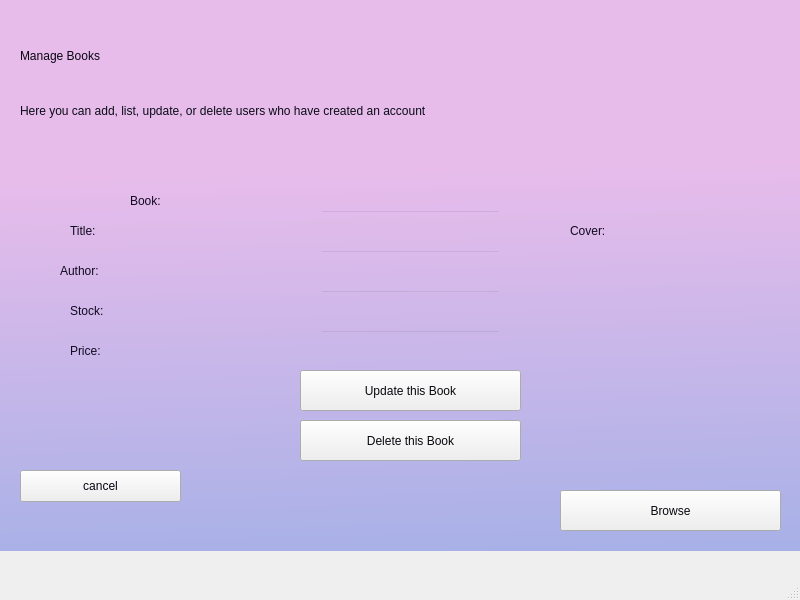
<?xml version="1.0" encoding="UTF-8"?>
<ui version="4.0">
 <class>MainWindow</class>
 <widget class="QMainWindow" name="MainWindow">
  <property name="geometry">
   <rect>
    <x>0</x>
    <y>0</y>
    <width>800</width>
    <height>600</height>
   </rect>
  </property>
  <property name="windowTitle">
   <string>MainWindow</string>
  </property>
  <widget class="QWidget" name="centralwidget">
   <widget class="QWidget" name="backgroundWid" native="true">
    <property name="geometry">
     <rect>
      <x>0</x>
      <y>0</y>
      <width>801</width>
      <height>551</height>
     </rect>
    </property>
    <property name="styleSheet">
     <string notr="true">QWidget#backgroundWid{
background-color:qlineargradient(spread:pad, x1:0.526892, y1:1, x2:0.493, y2:0, stop:0 rgba(168, 177, 231, 255), stop:0.689655 rgba(231, 188, 235, 255))}
</string>
    </property>
    <widget class="QLabel" name="label">
     <property name="geometry">
      <rect>
       <x>20</x>
       <y>20</y>
       <width>351</width>
       <height>71</height>
      </rect>
     </property>
     <property name="styleSheet">
      <string notr="true">font: 48pt &quot;Avenir Next&quot;;color: rgb(255, 255, 255);
color: rgb(10, 6, 17);</string>
     </property>
     <property name="text">
      <string>Manage Books</string>
     </property>
    </widget>
    <widget class="QLabel" name="label_2">
     <property name="geometry">
      <rect>
       <x>20</x>
       <y>90</y>
       <width>711</width>
       <height>41</height>
      </rect>
     </property>
     <property name="styleSheet">
      <string notr="true">color:rgb(10, 12, 23);
font: 23pt &quot;Hoefler Text&quot;;</string>
     </property>
     <property name="text">
      <string>Here you can add, list, update, or delete users who have created an account</string>
     </property>
    </widget>
    <widget class="QPushButton" name="update_btn">
     <property name="geometry">
      <rect>
       <x>300</x>
       <y>370</y>
       <width>221</width>
       <height>41</height>
      </rect>
     </property>
     <property name="styleSheet">
      <string notr="true">color: rgb(8, 9, 14);
font: 24pt &quot;Georgia&quot;;</string>
     </property>
     <property name="text">
      <string>Update this Book</string>
     </property>
    </widget>
    <widget class="QPushButton" name="delete_btn">
     <property name="geometry">
      <rect>
       <x>300</x>
       <y>420</y>
       <width>221</width>
       <height>41</height>
      </rect>
     </property>
     <property name="styleSheet">
      <string notr="true">color: rgb(8, 9, 14);
font: 24pt &quot;Georgia&quot;;</string>
     </property>
     <property name="text">
      <string>Delete this Book</string>
     </property>
    </widget>
    <widget class="QLabel" name="titleDisp">
     <property name="geometry">
      <rect>
       <x>130</x>
       <y>220</y>
       <width>171</width>
       <height>21</height>
      </rect>
     </property>
     <property name="styleSheet">
      <string notr="true">color:rgb(16, 10, 32);
font: 16pt &quot;Charter&quot;;</string>
     </property>
     <property name="text">
      <string/>
     </property>
    </widget>
    <widget class="QLineEdit" name="titleLe">
     <property name="geometry">
      <rect>
       <x>320</x>
       <y>210</y>
       <width>181</width>
       <height>31</height>
      </rect>
     </property>
     <property name="styleSheet">
      <string notr="true">background-color:rgba(0,0,0,0)</string>
     </property>
    </widget>
    <widget class="QLineEdit" name="authorLe">
     <property name="geometry">
      <rect>
       <x>320</x>
       <y>250</y>
       <width>181</width>
       <height>31</height>
      </rect>
     </property>
     <property name="styleSheet">
      <string notr="true">background-color:rgba(0,0,0,0)</string>
     </property>
    </widget>
    <widget class="QLabel" name="authorDisp">
     <property name="geometry">
      <rect>
       <x>130</x>
       <y>260</y>
       <width>181</width>
       <height>21</height>
      </rect>
     </property>
     <property name="styleSheet">
      <string notr="true">color:rgb(16, 10, 32);
font: 16pt &quot;Charter&quot;;</string>
     </property>
     <property name="text">
      <string/>
     </property>
    </widget>
    <widget class="QPushButton" name="cancel_btn">
     <property name="geometry">
      <rect>
       <x>20</x>
       <y>470</y>
       <width>161</width>
       <height>32</height>
      </rect>
     </property>
     <property name="styleSheet">
      <string notr="true">color:rgb(9, 6, 18)</string>
     </property>
     <property name="text">
      <string>cancel</string>
     </property>
    </widget>
    <widget class="QLabel" name="user_le_2">
     <property name="geometry">
      <rect>
       <x>130</x>
       <y>190</y>
       <width>61</width>
       <height>21</height>
      </rect>
     </property>
     <property name="styleSheet">
      <string notr="true">color:rgb(16, 10, 32);
font: 23pt &quot;Charter&quot;;</string>
     </property>
     <property name="text">
      <string>Book:</string>
     </property>
    </widget>
    <widget class="QLabel" name="user_le_3">
     <property name="geometry">
      <rect>
       <x>70</x>
       <y>220</y>
       <width>41</width>
       <height>21</height>
      </rect>
     </property>
     <property name="styleSheet">
      <string notr="true">color:rgb(16, 10, 32);
font: 16pt &quot;Charter&quot;;</string>
     </property>
     <property name="text">
      <string>Title:</string>
     </property>
    </widget>
    <widget class="QLabel" name="user_le_4">
     <property name="geometry">
      <rect>
       <x>60</x>
       <y>260</y>
       <width>51</width>
       <height>21</height>
      </rect>
     </property>
     <property name="styleSheet">
      <string notr="true">color:rgb(16, 10, 32);
font: 16pt &quot;Charter&quot;;</string>
     </property>
     <property name="text">
      <string>Author:</string>
     </property>
    </widget>
    <widget class="QLabel" name="user_le_5">
     <property name="geometry">
      <rect>
       <x>70</x>
       <y>300</y>
       <width>41</width>
       <height>21</height>
      </rect>
     </property>
     <property name="styleSheet">
      <string notr="true">color:rgb(16, 10, 32);
font: 16pt &quot;Charter&quot;;</string>
     </property>
     <property name="text">
      <string>Stock:</string>
     </property>
    </widget>
    <widget class="QLineEdit" name="stockLe">
     <property name="geometry">
      <rect>
       <x>320</x>
       <y>290</y>
       <width>181</width>
       <height>31</height>
      </rect>
     </property>
     <property name="styleSheet">
      <string notr="true">background-color:rgba(0,0,0,0)</string>
     </property>
    </widget>
    <widget class="QLabel" name="stockDisp">
     <property name="geometry">
      <rect>
       <x>130</x>
       <y>300</y>
       <width>181</width>
       <height>21</height>
      </rect>
     </property>
     <property name="styleSheet">
      <string notr="true">color:rgb(16, 10, 32);
font: 16pt &quot;Charter&quot;;</string>
     </property>
     <property name="text">
      <string/>
     </property>
    </widget>
    <widget class="QLabel" name="user_le_6">
     <property name="geometry">
      <rect>
       <x>70</x>
       <y>340</y>
       <width>41</width>
       <height>21</height>
      </rect>
     </property>
     <property name="styleSheet">
      <string notr="true">color:rgb(16, 10, 32);
font: 16pt &quot;Charter&quot;;</string>
     </property>
     <property name="text">
      <string>Price:</string>
     </property>
    </widget>
    <widget class="QLineEdit" name="priceLe">
     <property name="geometry">
      <rect>
       <x>320</x>
       <y>330</y>
       <width>181</width>
       <height>31</height>
      </rect>
     </property>
     <property name="styleSheet">
      <string notr="true">background-color:rgba(0,0,0,0)</string>
     </property>
    </widget>
    <widget class="QLabel" name="priceDisp">
     <property name="geometry">
      <rect>
       <x>130</x>
       <y>340</y>
       <width>181</width>
       <height>21</height>
      </rect>
     </property>
     <property name="styleSheet">
      <string notr="true">color:rgb(16, 10, 32);
font: 16pt &quot;Charter&quot;;</string>
     </property>
     <property name="text">
      <string/>
     </property>
    </widget>
    <widget class="QLabel" name="book_photo">
     <property name="geometry">
      <rect>
       <x>570</x>
       <y>260</y>
       <width>161</width>
       <height>191</height>
      </rect>
     </property>
     <property name="text">
      <string/>
     </property>
     <property name="scaledContents">
      <bool>true</bool>
     </property>
    </widget>
    <widget class="QLabel" name="user_le_7">
     <property name="geometry">
      <rect>
       <x>570</x>
       <y>220</y>
       <width>71</width>
       <height>21</height>
      </rect>
     </property>
     <property name="styleSheet">
      <string notr="true">color:rgb(16, 10, 32);
font: 23pt &quot;Charter&quot;;</string>
     </property>
     <property name="text">
      <string>Cover:</string>
     </property>
    </widget>
    <widget class="QPushButton" name="browse_btn">
     <property name="geometry">
      <rect>
       <x>560</x>
       <y>490</y>
       <width>221</width>
       <height>41</height>
      </rect>
     </property>
     <property name="styleSheet">
      <string notr="true">color: rgb(8, 9, 14);
font: 24pt &quot;Georgia&quot;;</string>
     </property>
     <property name="text">
      <string>Browse</string>
     </property>
    </widget>
   </widget>
  </widget>
  <widget class="QMenuBar" name="menubar">
   <property name="geometry">
    <rect>
     <x>0</x>
     <y>0</y>
     <width>800</width>
     <height>22</height>
    </rect>
   </property>
  </widget>
  <widget class="QStatusBar" name="statusbar"/>
 </widget>
 <resources/>
 <connections/>
</ui>
